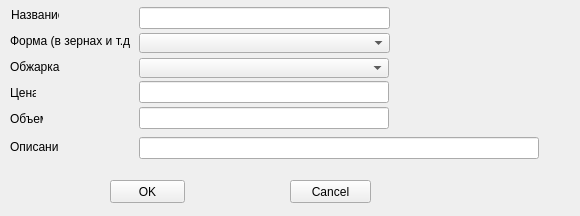
<?xml version="1.0" encoding="UTF-8"?>
<ui version="4.0">
 <class>FormaddCoffee</class>
 <widget class="QWidget" name="FormaddCoffee">
  <property name="geometry">
   <rect>
    <x>0</x>
    <y>0</y>
    <width>580</width>
    <height>216</height>
   </rect>
  </property>
  <property name="minimumSize">
   <size>
    <width>580</width>
    <height>170</height>
   </size>
  </property>
  <property name="windowTitle">
   <string>Сорт кофе - добавление строки</string>
  </property>
  <widget class="QLabel" name="label_6">
   <property name="geometry">
    <rect>
     <x>-51</x>
     <y>49</y>
     <width>55</width>
     <height>20</height>
    </rect>
   </property>
   <property name="text">
    <string>Обжарка   </string>
   </property>
  </widget>
  <widget class="QComboBox" name="CBRoast">
   <property name="geometry">
    <rect>
     <x>139</x>
     <y>58</y>
     <width>250</width>
     <height>20</height>
    </rect>
   </property>
  </widget>
  <widget class="QPushButton" name="BtnCancel">
   <property name="geometry">
    <rect>
     <x>290</x>
     <y>180</y>
     <width>81</width>
     <height>23</height>
    </rect>
   </property>
   <property name="text">
    <string>Cancel</string>
   </property>
  </widget>
  <widget class="QLabel" name="label_9">
   <property name="geometry">
    <rect>
     <x>11</x>
     <y>5</y>
     <width>48</width>
     <height>20</height>
    </rect>
   </property>
   <property name="text">
    <string>Название</string>
   </property>
  </widget>
  <widget class="QLabel" name="label_5">
   <property name="geometry">
    <rect>
     <x>10</x>
     <y>57</y>
     <width>55</width>
     <height>20</height>
    </rect>
   </property>
   <property name="text">
    <string>Обжарка   </string>
   </property>
  </widget>
  <widget class="QLabel" name="label_8">
   <property name="geometry">
    <rect>
     <x>10</x>
     <y>109</y>
     <width>33</width>
     <height>20</height>
    </rect>
   </property>
   <property name="text">
    <string>Объем</string>
   </property>
  </widget>
  <widget class="QComboBox" name="CBForm">
   <property name="geometry">
    <rect>
     <x>139</x>
     <y>33</y>
     <width>251</width>
     <height>20</height>
    </rect>
   </property>
  </widget>
  <widget class="QLabel" name="label_7">
   <property name="geometry">
    <rect>
     <x>10</x>
     <y>83</y>
     <width>26</width>
     <height>20</height>
    </rect>
   </property>
   <property name="text">
    <string>Цена</string>
   </property>
  </widget>
  <widget class="QPushButton" name="BtnOK">
   <property name="geometry">
    <rect>
     <x>110</x>
     <y>180</y>
     <width>75</width>
     <height>23</height>
    </rect>
   </property>
   <property name="text">
    <string>OK</string>
   </property>
  </widget>
  <widget class="QLabel" name="label_2">
   <property name="geometry">
    <rect>
     <x>10</x>
     <y>31</y>
     <width>120</width>
     <height>20</height>
    </rect>
   </property>
   <property name="text">
    <string>Форма (в зернах и т.д.)</string>
   </property>
  </widget>
  <widget class="QLineEdit" name="editPrice">
   <property name="geometry">
    <rect>
     <x>139</x>
     <y>81</y>
     <width>250</width>
     <height>22</height>
    </rect>
   </property>
  </widget>
  <widget class="QLineEdit" name="editValue">
   <property name="geometry">
    <rect>
     <x>139</x>
     <y>107</y>
     <width>250</width>
     <height>22</height>
    </rect>
   </property>
  </widget>
  <widget class="QLineEdit" name="editName">
   <property name="geometry">
    <rect>
     <x>139</x>
     <y>7</y>
     <width>251</width>
     <height>22</height>
    </rect>
   </property>
  </widget>
  <widget class="QLineEdit" name="editDescr">
   <property name="geometry">
    <rect>
     <x>139</x>
     <y>137</y>
     <width>400</width>
     <height>22</height>
    </rect>
   </property>
  </widget>
  <widget class="QLabel" name="label_10">
   <property name="geometry">
    <rect>
     <x>10</x>
     <y>137</y>
     <width>48</width>
     <height>20</height>
    </rect>
   </property>
   <property name="text">
    <string>Описание</string>
   </property>
  </widget>
  <zorder>label_6</zorder>
  <zorder>CBRoast</zorder>
  <zorder>BtnCancel</zorder>
  <zorder>label_9</zorder>
  <zorder>label_5</zorder>
  <zorder>label_8</zorder>
  <zorder>label_7</zorder>
  <zorder>BtnOK</zorder>
  <zorder>label_2</zorder>
  <zorder>CBForm</zorder>
  <zorder>editPrice</zorder>
  <zorder>editValue</zorder>
  <zorder>editName</zorder>
  <zorder>editDescr</zorder>
  <zorder>label_10</zorder>
 </widget>
 <resources/>
 <connections/>
</ui>
